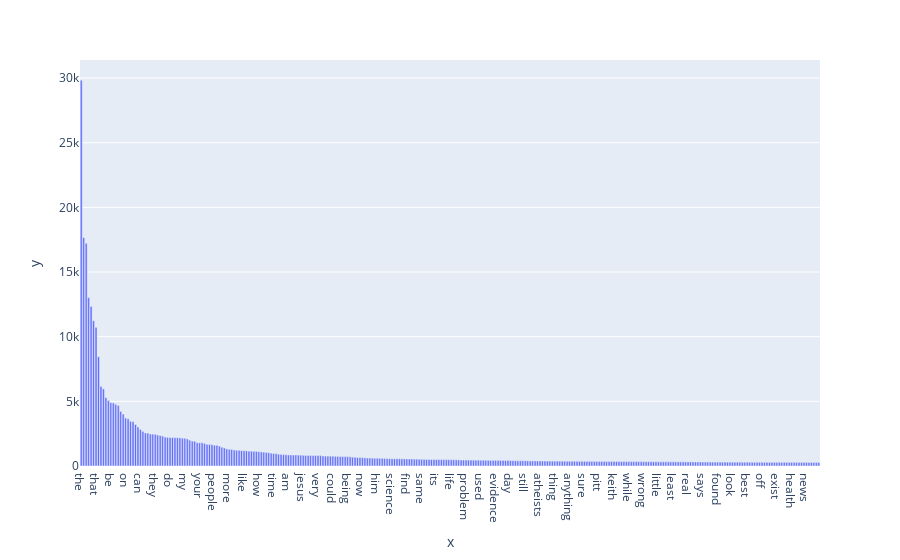

Here is the notebook cell this chart was saved with:
### Markdown cell above
### **>>> Exercise 15 :**

### Code cell
count_vect = CountVectorizer()
X_counts = count_vect.fit_transform(X.text)
term_frequencies = np.asarray(X_counts.sum(axis = 0))[0]
sort_index = np.argsort(-term_frequencies)
sorted_freq = term_frequencies[sort_index]
fig = px.bar(sorted_freq[0:300], x=count_vect.get_feature_names_out()[sort_index[0:300]] ,  
             y=sorted_freq[0:300])
fig.show()

### Figure 1 — Plotly figure (JSON) as saved in the notebook; plotly's stock layout.template omitted (floating-point values rounded to 4 significant figures; data arrays with more than 128 entries replaced by an {"elided": "..."} marker saying what was removed)
{"data": [{"alignmentgroup": "True", "hovertemplate": "x=%{x}<br>y=%{y}<extra></extra>", "legendgroup": "", "marker": {"color": "#636efa", "pattern": {"shape": ""}}, "name": "", "offsetgroup": "", "orientation": "v", "showlegend": false, "textposition": "auto", "type": "bar", "x": {"elided": "300 str values"}, "xaxis": "x", "y": {"elided": "300 int values"}, "yaxis": "y"}], "layout": {"barmode": "relative", "legend": {"tracegroupgap": 0}, "margin": {"t": 60}, "xaxis": {"anchor": "y", "domain": [0, 1], "title": {"text": "x"}}, "yaxis": {"anchor": "x", "domain": [0, 1], "title": {"text": "y"}}}}
